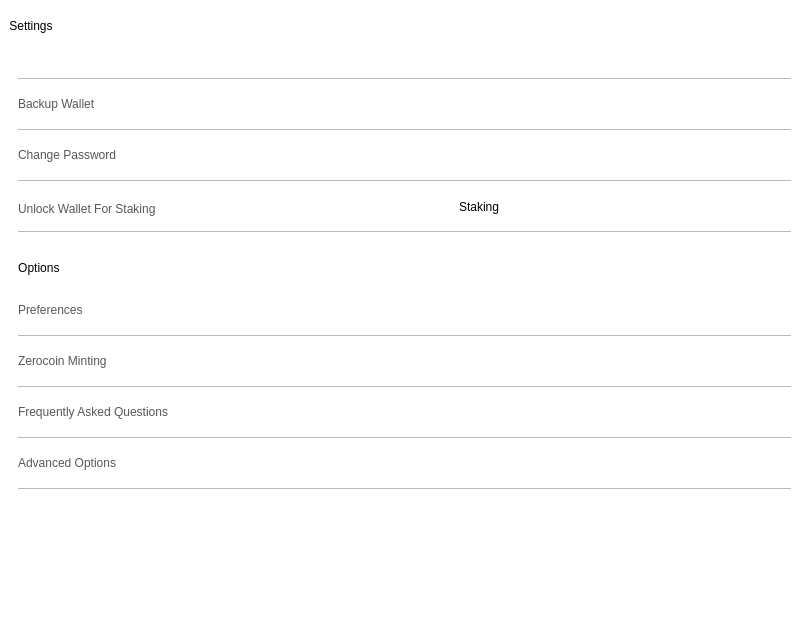
<?xml version="1.0" encoding="UTF-8"?>
<ui version="4.0">
 <class>SettingsWidget</class>
 <widget class="QWidget" name="SettingsWidget">
  <property name="geometry">
   <rect>
    <x>0</x>
    <y>0</y>
    <width>809</width>
    <height>632</height>
   </rect>
  </property>
  <property name="windowTitle">
   <string>Form</string>
  </property>
  <property name="styleSheet">
   <string notr="true">background-color:white;
</string>
  </property>
  <layout class="QVBoxLayout" name="verticalLayout" stretch="10">
   <property name="spacing">
    <number>0</number>
   </property>
   <property name="leftMargin">
    <number>0</number>
   </property>
   <property name="topMargin">
    <number>0</number>
   </property>
   <property name="rightMargin">
    <number>0</number>
   </property>
   <property name="bottomMargin">
    <number>0</number>
   </property>
   <item>
    <widget class="QFrame" name="frame">
     <property name="minimumSize">
      <size>
       <width>0</width>
       <height>32</height>
      </size>
     </property>
     <property name="styleSheet">
      <string notr="true">border:none;
background-color:white;</string>
     </property>
     <property name="frameShape">
      <enum>QFrame::StyledPanel</enum>
     </property>
     <property name="frameShadow">
      <enum>QFrame::Raised</enum>
     </property>
     <layout class="QVBoxLayout" name="verticalLayout_2">
      <item>
       <layout class="QHBoxLayout" name="horizontalLayout">
        <item>
         <widget class="QPushButton" name="title">
          <property name="focusPolicy">
           <enum>Qt::NoFocus</enum>
          </property>
          <property name="styleSheet">
           <string notr="true">    padding:10 0 10 0;</string>
          </property>
          <property name="text">
           <string>Settings</string>
          </property>
         </widget>
        </item>
        <item>
         <spacer name="horizontalSpacer_2">
          <property name="orientation">
           <enum>Qt::Horizontal</enum>
          </property>
          <property name="sizeType">
           <enum>QSizePolicy::Expanding</enum>
          </property>
          <property name="sizeHint" stdset="0">
           <size>
            <width>40</width>
            <height>20</height>
           </size>
          </property>
         </spacer>
        </item>
       </layout>
      </item>
      <item>
       <spacer name="verticalSpacer_2">
        <property name="orientation">
         <enum>Qt::Vertical</enum>
        </property>
        <property name="sizeType">
         <enum>QSizePolicy::Fixed</enum>
        </property>
        <property name="sizeHint" stdset="0">
         <size>
          <width>20</width>
          <height>20</height>
         </size>
        </property>
       </spacer>
      </item>
      <item>
       <widget class="QScrollArea" name="scrollArea">
        <property name="styleSheet">
         <string notr="true">border:none;
background-color:white;</string>
        </property>
        <property name="sizeAdjustPolicy">
         <enum>QAbstractScrollArea::AdjustToContents</enum>
        </property>
        <property name="widgetResizable">
         <bool>true</bool>
        </property>
        <widget class="QWidget" name="scrollAreaWidgetContents">
         <property name="geometry">
          <rect>
           <x>0</x>
           <y>0</y>
           <width>791</width>
           <height>544</height>
          </rect>
         </property>
         <property name="sizePolicy">
          <sizepolicy hsizetype="Preferred" vsizetype="Minimum">
           <horstretch>0</horstretch>
           <verstretch>0</verstretch>
          </sizepolicy>
         </property>
         <layout class="QVBoxLayout" name="verticalLayout_4">
          <property name="spacing">
           <number>9</number>
          </property>
          <item>
           <widget class="QLabel" name="label_12">
            <property name="maximumSize">
             <size>
              <width>16777215</width>
              <height>1</height>
             </size>
            </property>
            <property name="styleSheet">
             <string notr="true">background-color:#bababa;</string>
            </property>
            <property name="text">
             <string/>
            </property>
           </widget>
          </item>
          <item>
           <widget class="QPushButton" name="btnBackup">
            <property name="sizePolicy">
             <sizepolicy hsizetype="Minimum" vsizetype="Minimum">
              <horstretch>0</horstretch>
              <verstretch>0</verstretch>
             </sizepolicy>
            </property>
            <property name="minimumSize">
             <size>
              <width>0</width>
              <height>32</height>
             </size>
            </property>
            <property name="focusPolicy">
             <enum>Qt::NoFocus</enum>
            </property>
            <property name="styleSheet">
             <string notr="true"> text-align: left;
  color: #575756;
background-color:transparent;
border:0;</string>
            </property>
            <property name="text">
             <string>Backup Wallet</string>
            </property>
           </widget>
          </item>
          <item>
           <widget class="QLabel" name="label">
            <property name="sizePolicy">
             <sizepolicy hsizetype="Preferred" vsizetype="Minimum">
              <horstretch>0</horstretch>
              <verstretch>0</verstretch>
             </sizepolicy>
            </property>
            <property name="maximumSize">
             <size>
              <width>16777215</width>
              <height>1</height>
             </size>
            </property>
            <property name="styleSheet">
             <string notr="true">background-color:#bababa;</string>
            </property>
            <property name="text">
             <string/>
            </property>
           </widget>
          </item>
          <item>
           <widget class="QPushButton" name="btnPassword">
            <property name="sizePolicy">
             <sizepolicy hsizetype="Minimum" vsizetype="Minimum">
              <horstretch>0</horstretch>
              <verstretch>0</verstretch>
             </sizepolicy>
            </property>
            <property name="minimumSize">
             <size>
              <width>0</width>
              <height>32</height>
             </size>
            </property>
            <property name="focusPolicy">
             <enum>Qt::NoFocus</enum>
            </property>
            <property name="styleSheet">
             <string notr="true"> text-align: left;
  color: #575756;
background-color:transparent;
border:0;</string>
            </property>
            <property name="text">
             <string>Change Password</string>
            </property>
           </widget>
          </item>
          <item>
           <widget class="QLabel" name="label_3">
            <property name="sizePolicy">
             <sizepolicy hsizetype="Preferred" vsizetype="Minimum">
              <horstretch>0</horstretch>
              <verstretch>0</verstretch>
             </sizepolicy>
            </property>
            <property name="maximumSize">
             <size>
              <width>16777215</width>
              <height>1</height>
             </size>
            </property>
            <property name="styleSheet">
             <string notr="true">background-color:#bababa;</string>
            </property>
            <property name="text">
             <string/>
            </property>
           </widget>
          </item>
          <item>
           <layout class="QHBoxLayout" name="horizontalLayout_2">
            <property name="topMargin">
             <number>5</number>
            </property>
            <property name="bottomMargin">
             <number>0</number>
            </property>
            <item>
             <widget class="QPushButton" name="labelStacking">
              <property name="sizePolicy">
               <sizepolicy hsizetype="Minimum" vsizetype="Minimum">
                <horstretch>0</horstretch>
                <verstretch>0</verstretch>
               </sizepolicy>
              </property>
              <property name="styleSheet">
               <string notr="true"> text-align: left;
  color: #575756;
background-color:transparent;
border:0;</string>
              </property>
              <property name="text">
               <string>Unlock Wallet For Staking</string>
              </property>
             </widget>
            </item>
            <item>
             <widget class="QCheckBox" name="checkBoxStaking">
              <property name="sizePolicy">
               <sizepolicy hsizetype="Minimum" vsizetype="Minimum">
                <horstretch>0</horstretch>
                <verstretch>0</verstretch>
               </sizepolicy>
              </property>
              <property name="focusPolicy">
               <enum>Qt::NoFocus</enum>
              </property>
              <property name="styleSheet">
               <string notr="true">
#checkBoxStaking::indicator {
    border: 0;
    background: none;
}

#checkBoxStaking {
background-image: url(&quot;:/icons/ic-switch-off-png&quot;) ;
background-repeat:no-repeat;
background-position:left center;
padding:4 4 8 30px;
}

#checkBoxStaking:checked {
background-image: url(&quot;:/icons/ic-switch-on-png&quot;) ;
}</string>
              </property>
              <property name="text">
               <string>Staking</string>
              </property>
             </widget>
            </item>
           </layout>
          </item>
          <item>
           <widget class="QLabel" name="label_7">
            <property name="sizePolicy">
             <sizepolicy hsizetype="Preferred" vsizetype="Minimum">
              <horstretch>0</horstretch>
              <verstretch>0</verstretch>
             </sizepolicy>
            </property>
            <property name="maximumSize">
             <size>
              <width>16777215</width>
              <height>1</height>
             </size>
            </property>
            <property name="styleSheet">
             <string notr="true">background-color:#bababa;</string>
            </property>
            <property name="text">
             <string/>
            </property>
           </widget>
          </item>
          <item>
           <spacer name="verticalSpacer_4">
            <property name="orientation">
             <enum>Qt::Vertical</enum>
            </property>
            <property name="sizeType">
             <enum>QSizePolicy::Fixed</enum>
            </property>
            <property name="sizeHint" stdset="0">
             <size>
              <width>20</width>
              <height>10</height>
             </size>
            </property>
           </spacer>
          </item>
          <item>
           <widget class="QPushButton" name="titleOptions">
            <property name="sizePolicy">
             <sizepolicy hsizetype="Fixed" vsizetype="Fixed">
              <horstretch>0</horstretch>
              <verstretch>0</verstretch>
             </sizepolicy>
            </property>
            <property name="styleSheet">
             <string notr="true">    padding:10 0 10 0;</string>
            </property>
            <property name="text">
             <string>Options </string>
            </property>
           </widget>
          </item>
          <item>
           <widget class="QPushButton" name="btnPreferences">
            <property name="sizePolicy">
             <sizepolicy hsizetype="Minimum" vsizetype="Minimum">
              <horstretch>0</horstretch>
              <verstretch>0</verstretch>
             </sizepolicy>
            </property>
            <property name="minimumSize">
             <size>
              <width>0</width>
              <height>32</height>
             </size>
            </property>
            <property name="focusPolicy">
             <enum>Qt::NoFocus</enum>
            </property>
            <property name="styleSheet">
             <string notr="true"> text-align: left;
  color: #575756;
background-color:transparent;
border:0;</string>
            </property>
            <property name="text">
             <string>Preferences</string>
            </property>
           </widget>
          </item>
          <item>
           <widget class="QLabel" name="label_8">
            <property name="sizePolicy">
             <sizepolicy hsizetype="Preferred" vsizetype="Minimum">
              <horstretch>0</horstretch>
              <verstretch>0</verstretch>
             </sizepolicy>
            </property>
            <property name="maximumSize">
             <size>
              <width>16777215</width>
              <height>1</height>
             </size>
            </property>
            <property name="styleSheet">
             <string notr="true">background-color:#bababa;</string>
            </property>
            <property name="text">
             <string/>
            </property>
           </widget>
          </item>
          <item>
           <widget class="QPushButton" name="btnMinting">
            <property name="sizePolicy">
             <sizepolicy hsizetype="Minimum" vsizetype="Minimum">
              <horstretch>0</horstretch>
              <verstretch>0</verstretch>
             </sizepolicy>
            </property>
            <property name="minimumSize">
             <size>
              <width>0</width>
              <height>32</height>
             </size>
            </property>
            <property name="focusPolicy">
             <enum>Qt::NoFocus</enum>
            </property>
            <property name="styleSheet">
             <string notr="true"> text-align: left;
  color: #575756;
background-color:transparent;
border:0;</string>
            </property>
            <property name="text">
             <string>Zerocoin Minting</string>
            </property>
           </widget>
          </item>
          <item>
           <widget class="QLabel" name="label_9">
            <property name="sizePolicy">
             <sizepolicy hsizetype="Preferred" vsizetype="Minimum">
              <horstretch>0</horstretch>
              <verstretch>0</verstretch>
             </sizepolicy>
            </property>
            <property name="maximumSize">
             <size>
              <width>16777215</width>
              <height>1</height>
             </size>
            </property>
            <property name="styleSheet">
             <string notr="true">background-color:#bababa;</string>
            </property>
            <property name="text">
             <string/>
            </property>
           </widget>
          </item>
          <item>
           <widget class="QPushButton" name="btnFaq">
            <property name="sizePolicy">
             <sizepolicy hsizetype="Minimum" vsizetype="Minimum">
              <horstretch>0</horstretch>
              <verstretch>0</verstretch>
             </sizepolicy>
            </property>
            <property name="minimumSize">
             <size>
              <width>0</width>
              <height>32</height>
             </size>
            </property>
            <property name="focusPolicy">
             <enum>Qt::NoFocus</enum>
            </property>
            <property name="styleSheet">
             <string notr="true"> text-align: left;
  color: #575756;
background-color:transparent;
border:0;</string>
            </property>
            <property name="text">
             <string>Frequently Asked Questions</string>
            </property>
           </widget>
          </item>
          <item>
           <widget class="QLabel" name="label_4">
            <property name="sizePolicy">
             <sizepolicy hsizetype="Preferred" vsizetype="Minimum">
              <horstretch>0</horstretch>
              <verstretch>0</verstretch>
             </sizepolicy>
            </property>
            <property name="maximumSize">
             <size>
              <width>16777215</width>
              <height>1</height>
             </size>
            </property>
            <property name="styleSheet">
             <string notr="true">background-color:#bababa;</string>
            </property>
            <property name="text">
             <string/>
            </property>
           </widget>
          </item>
          <item>
           <widget class="QPushButton" name="btnAdvance">
            <property name="sizePolicy">
             <sizepolicy hsizetype="Minimum" vsizetype="Minimum">
              <horstretch>0</horstretch>
              <verstretch>0</verstretch>
             </sizepolicy>
            </property>
            <property name="minimumSize">
             <size>
              <width>0</width>
              <height>32</height>
             </size>
            </property>
            <property name="focusPolicy">
             <enum>Qt::NoFocus</enum>
            </property>
            <property name="styleSheet">
             <string notr="true"> text-align: left;
  color: #575756;
background-color:transparent;
border:0;</string>
            </property>
            <property name="text">
             <string>Advanced Options</string>
            </property>
           </widget>
          </item>
          <item>
           <widget class="QLabel" name="label_6">
            <property name="sizePolicy">
             <sizepolicy hsizetype="Preferred" vsizetype="Minimum">
              <horstretch>0</horstretch>
              <verstretch>0</verstretch>
             </sizepolicy>
            </property>
            <property name="maximumSize">
             <size>
              <width>16777215</width>
              <height>1</height>
             </size>
            </property>
            <property name="styleSheet">
             <string notr="true">background-color:#bababa;</string>
            </property>
            <property name="text">
             <string/>
            </property>
           </widget>
          </item>
          <item>
           <spacer name="verticalSpacer">
            <property name="orientation">
             <enum>Qt::Vertical</enum>
            </property>
            <property name="sizeHint" stdset="0">
             <size>
              <width>20</width>
              <height>40</height>
             </size>
            </property>
           </spacer>
          </item>
         </layout>
        </widget>
       </widget>
      </item>
     </layout>
    </widget>
   </item>
  </layout>
 </widget>
 <resources/>
 <connections/>
</ui>
